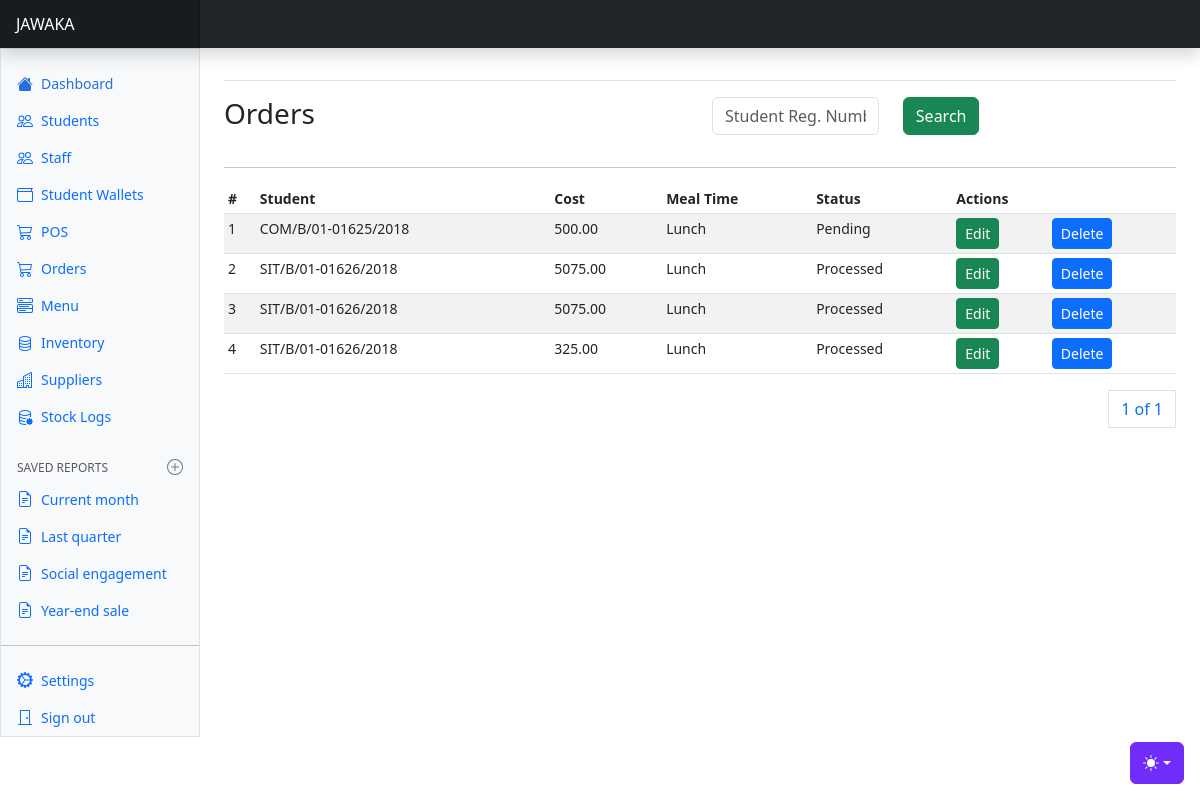
/orders/, run on an earlier commit of the app's database.
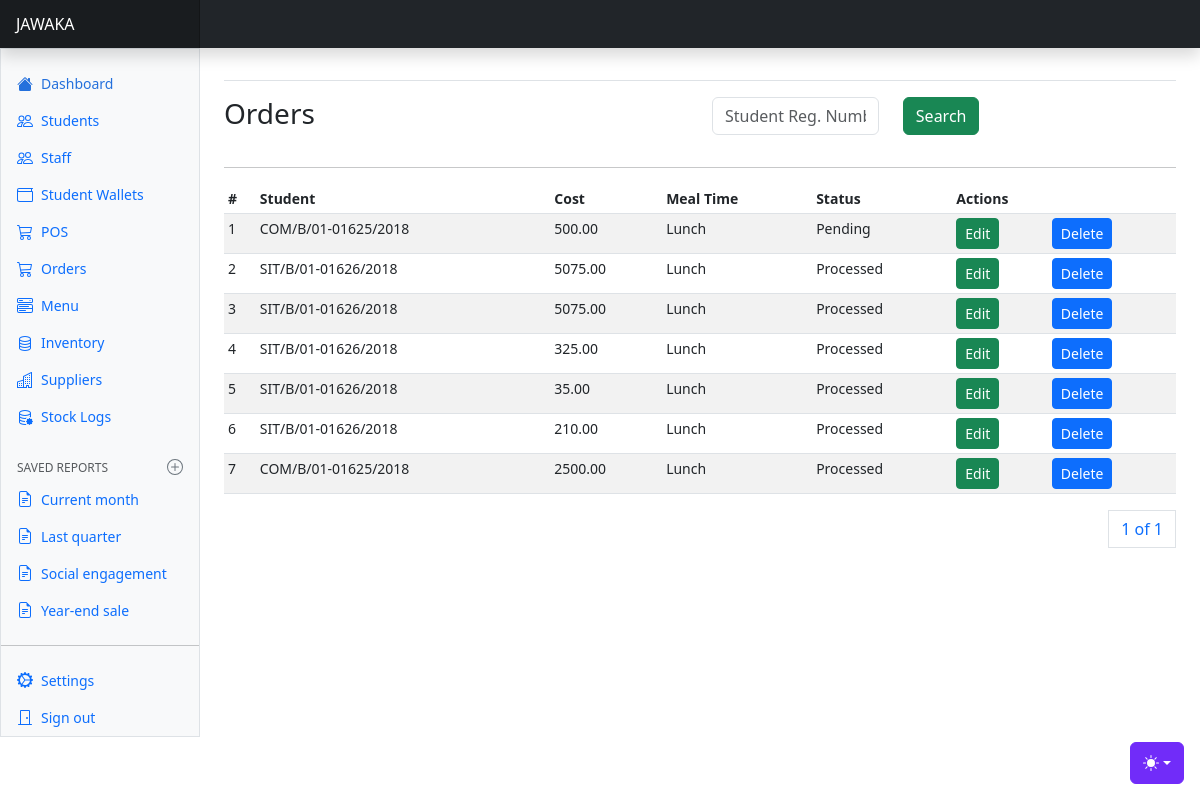
And on a later commit of the database.
### apps/orders/models.py (models this page shows, shortened)
class Order(AbstractBaseModel):
    student = models.ForeignKey("students.Student", on_delete=models.CASCADE)
    total_cost = models.DecimalField(max_digits=20, decimal_places=2)
    meal_time = models.CharField(max_length=255, null=True)
    status = models.CharField(max_length=255, choices=ORDER_STATUS_CHOICES)

### apps/students/models.py (models this page shows, shortened)
class Student(AbstractBaseModel):
    user = models.OneToOneField("users.User", on_delete=models.CASCADE)
    student_type = models.CharField(max_length=255, choices=STUDENT_TYPES)
    registration_number = models.CharField(max_length=255)
    status = models.CharField(max_length=255, choices=STUDENT_STATUS)
    def __str__(self):
        return self.registration_number

### apps/orders/views.py (the view)
# urls.py: path("orders/", include("apps.orders.urls")),
def orders(request):
    orders = Order.objects.all()
    paginator = Paginator(orders, 10)
    page_number = request.GET.get("page")
    page_obj = paginator.get_page(page_number)
    context = {
        "orders": orders,
        "page_obj": page_obj,
    }
    return render(request, "orders/orders.html", context)

### templates/orders/orders.html (shortened to what this page needs)
{% extends "base.html" %}
{% block content %}
<div class="row">
    <div class="col">
        <h3>Orders</h3>
    </div>
    <div class="col">
      <form method="POST">
        <div class="input-group mb-3">
          <div class="row">
            <div class="col">
              <input type="text" class="form-control" name="reg_number" id="reg_number" placeholder="Student Reg. Number ...">
            </div>
            <div class="col">
              <button class="btn btn-success">Search</button>
            </div>
          </div>
        </div>
      </form>
    </div>
</div>
<hr/>
      <div class="table-responsive small">
        <table class="table table-striped table-sm">
          <thead>
            <tr>
              <th scope="col">#</th>
              <th scope="col">Student</th>
              <th scope="col">Cost</th>
              <th scope="col">Meal Time</th>
              <th scope="col">Status</th>
              <th scope="col" colspan="2">Actions</th>
            </tr>
          </thead>
          <tbody>
            {% for order in page_obj %}
            <tr>
              <td>{{order.id}}</td>
              <td>{{order.student}}</td>
              <td>{{order.total_cost}}</td>
              <td>{{order.meal_time}}</td>
              <td>{{order.status}}</td>
              <td><a class="btn btn-success btn-sm" data-bs-toggle="modal" data-bs-target="#editOrderModal{{ order.id }}">Edit</a></td>
              <td><a class="btn btn-primary btn-sm" data-bs-toggle="modal" data-bs-target="#deleteOrderModal{{ order.id }}">Delete</a></td>
            </tr>
            {% endfor %}
          </tbody>
        </table>
        <div>
          <nav aria-label="Page navigation example">
            <ul class="pagination justify-content-end">
              <a class="page-link" href="#">{{ page_obj.number }} of {{ page_obj.paginator.num_pages }}</a>
            </ul>
          </nav>
        </div>
      </div>
{% endblock content %}

### templates/base.html (shortened to what this page needs)
{% load static %}
<!doctype html>
<html lang="en" data-bs-theme="auto">
  <head><script src="{% static 'assets/js/color-modes.js' %}"></script>
    <link rel="stylesheet" href="https://cdn.jsdelivr.net/npm/@docsearch/css@3">
<link href="{%  static 'assets/dist/css/bootstrap.min.css' %}" rel="stylesheet">
    <link href="https://cdn.jsdelivr.net/npm/bootstrap-icons@1.10.3/font/bootstrap-icons.css" rel="stylesheet">
    <link href="{% static 'dashboard.css' %}" rel="stylesheet">
  </head>
  <body>
    <div class="dropdown position-fixed bottom-0 end-0 mb-3 me-3 bd-mode-toggle">
      <button class="btn btn-bd-primary py-2 dropdown-toggle d-flex align-items-center"
              id="bd-theme"
              type="button"
              aria-expanded="false"
              data-bs-toggle="dropdown"
              aria-label="Toggle theme (auto)">
        <svg class="bi my-1 theme-icon-active" width="1em" height="1em"><use href="#circle-half"></use></svg>
      </button>
    </div>
<header class="navbar sticky-top bg-dark flex-md-nowrap p-0 shadow" data-bs-theme="dark">
  <a class="navbar-brand col-md-3 col-lg-2 me-0 px-3 fs-6 text-white" href="{% url 'home' %}">JAWAKA</a>
</header>
<div class="container-fluid">
  <div class="row">
    {% include "includes/sidebar.html" %}
    <main class="col-md-9 ms-sm-auto col-lg-10 px-md-4">
      <div class="d-flex justify-content-between flex-wrap flex-md-nowrap align-items-center pt-3 pb-2 mb-3 border-bottom">
      </div>
      {% block content %}
      {% endblock content %}
  </div>
</div>
    </body>
</html>

### templates/includes/sidebar.html (shortened to what this page needs)
<div class="sidebar border border-right col-md-3 col-lg-2 p-0 bg-body-tertiary">
    <div class="offcanvas-md offcanvas-end bg-body-tertiary" tabindex="-1" id="sidebarMenu" aria-labelledby="sidebarMenuLabel">
      <div class="offcanvas-body d-md-flex flex-column p-0 pt-lg-3 overflow-y-auto">
        <ul class="nav flex-column">
          <li class="nav-item">
            <a class="nav-link d-flex align-items-center gap-2 active" aria-current="page" href="{% url 'home' %}">
              <svg class="bi"><use xlink:href="#house-fill"/></svg>
              Dashboard
            </a>
          </li>
          <li class="nav-item">
            <a class="nav-link d-flex align-items-center gap-2" href="{% url 'students' %}">
              <svg class="bi"><use xlink:href="#people"/></svg>
              Students
            </a>
          </li>
          <li class="nav-item">
            <a class="nav-link d-flex align-items-center gap-2" href="{% url 'staff' %}">
              <svg class="bi"><use xlink:href="#people"/></svg>
              Staff
            </a>
          </li>
          <li class="nav-item">
            <a class="nav-link d-flex align-items-center gap-2" href="{% url 'student-wallets' %}">
              Student Wallets
            </a>
          </li>
          <li class="nav-item">
            <a class="nav-link d-flex align-items-center gap-2" href="{% url 'pos-home' %}">
              <svg class="bi"><use xlink:href="#cart"/></svg>
              POS
            </a>
          </li>
          <li class="nav-item">
            <a class="nav-link d-flex align-items-center gap-2" href="{% url 'orders' %}">
              <svg class="bi"><use xlink:href="#cart"/></svg>
              Orders
            </a>
          </li>
          <li class="nav-item">
            <a class="nav-link d-flex align-items-center gap-2" href="{% url 'menus' %}">
              Menu
            </a>
          </li>
          <li class="nav-item">
            <a class="nav-link d-flex align-items-center gap-2" href="{% url 'inventory' %}">
              Inventory
            </a>
          </li>
          <li class="nav-item">
            <a class="nav-link d-flex align-items-center gap-2" href="{% url 'suppliers' %}">
              Suppliers
            </a>
          </li>
          <li class="nav-item">
            <a class="nav-link d-flex align-items-center gap-2" href="{% url 'inventory-logs' %}">
              Stock Logs
            </a>
          </li>
        </ul>
        <h6 class="sidebar-heading d-flex justify-content-between align-items-center px-3 mt-4 mb-1 text-body-secondary text-uppercase">
          <span>Saved reports</span>
          <a class="link-secondary" href="#" aria-label="Add a new report">
            <svg class="bi"><use xlink:href="#plus-circle"/></svg>
          </a>
        </h6>
        <ul class="nav flex-column mb-auto">
          <li class="nav-item">
            <a class="nav-link d-flex align-items-center gap-2" href="#">
              <svg class="bi"><use xlink:href="#file-earmark-text"/></svg>
              Current month
            </a>
          </li>
          <li class="nav-item">
            <a class="nav-link d-flex align-items-center gap-2" href="#">
              <svg class="bi"><use xlink:href="#file-earmark-text"/></svg>
              Last quarter
            </a>
          </li>
          <li class="nav-item">
            <a class="nav-link d-flex align-items-center gap-2" href="#">
              <svg class="bi"><use xlink:href="#file-earmark-text"/></svg>
              Social engagement
            </a>
          </li>
          <li class="nav-item">
            <a class="nav-link d-flex align-items-center gap-2" href="#">
              <svg class="bi"><use xlink:href="#file-earmark-text"/></svg>
              Year-end sale
            </a>
          </li>
        </ul>
        <hr class="my-3">
        <ul class="nav flex-column mb-auto">
          <li class="nav-item">
            <a class="nav-link d-flex align-items-center gap-2" href="#">
              <svg class="bi"><use xlink:href="#gear-wide-connected"/></svg>
              Settings
            </a>
          </li>
          <li class="nav-item">
            <a class="nav-link d-flex align-items-center gap-2" href="{% url 'logout' %}">
              <svg class="bi"><use xlink:href="#door-closed"/></svg>
              Sign out
            </a>
          </li>
        </ul>
      </div>
    </div>
  </div>

### static/dashboard.css (style rules this page uses)
.bi { display: inline-block; width: 1rem; height: 1rem; }
.sidebar .nav-link { font-size: .875rem; font-weight: 500; }
.sidebar .nav-link.active { color: #2470dc; }
.sidebar-heading { font-size: .75rem; }
.navbar-brand { padding-top: .75rem; padding-bottom: .75rem; background-color: rgba(0, 0, 0, .25); box-shadow: inset -1px 0 0 rgba(0, 0, 0, .25); }

### templates/base.html (style rules this page uses)
.bi { vertical-align: -.125em; fill: currentColor; }
.btn-bd-primary { --bd-violet-bg: #712cf9; --bd-violet-rgb: 112.520718, 44.062154, 249.437846; --bs-btn-font-weight: 600; --bs-btn-color: var(--bs-white); --bs-btn-bg: var(--bd-violet-bg); --bs-btn-border-color: var(--bd-violet-bg); --bs-btn-hover-color: var(--bs-white); --bs-btn-hover-bg: #6528e0; --bs-btn-hover-border-color: #6528e0; --bs-btn-focus-shadow-rgb: var(--bd-violet-rgb); --bs-btn-active-color: var(--bs-btn-hover-color); --bs-btn-active-bg: #5a23c8; --bs-btn-active-border-color: #5a23c8; }
.bd-mode-toggle { z-index: 1500; }

What changed in the data, as far as the page shows it:
added Order: id "5", student "SIT/B/01-01626/2018", total_cost "35.00", meal_time "Lunch", status "Processed"
added Order: id "6", student "SIT/B/01-01626/2018", total_cost "210.00", meal_time "Lunch", status "Processed"
added Order: id "7", student "COM/B/01-01625/2018", total_cost "2500.00", meal_time "Lunch", status "Processed"
